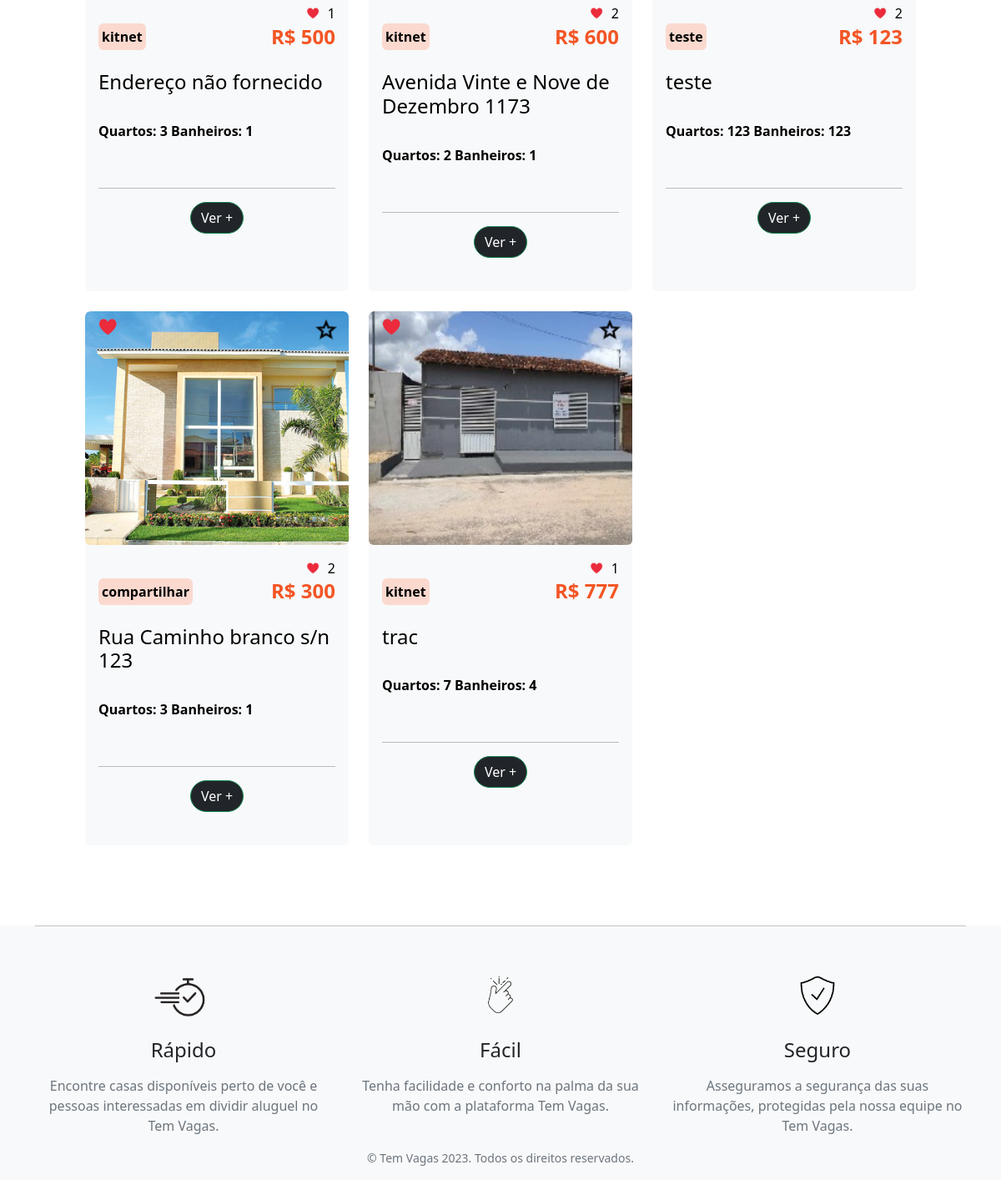
The app's page / (signed in, lower part), older data.
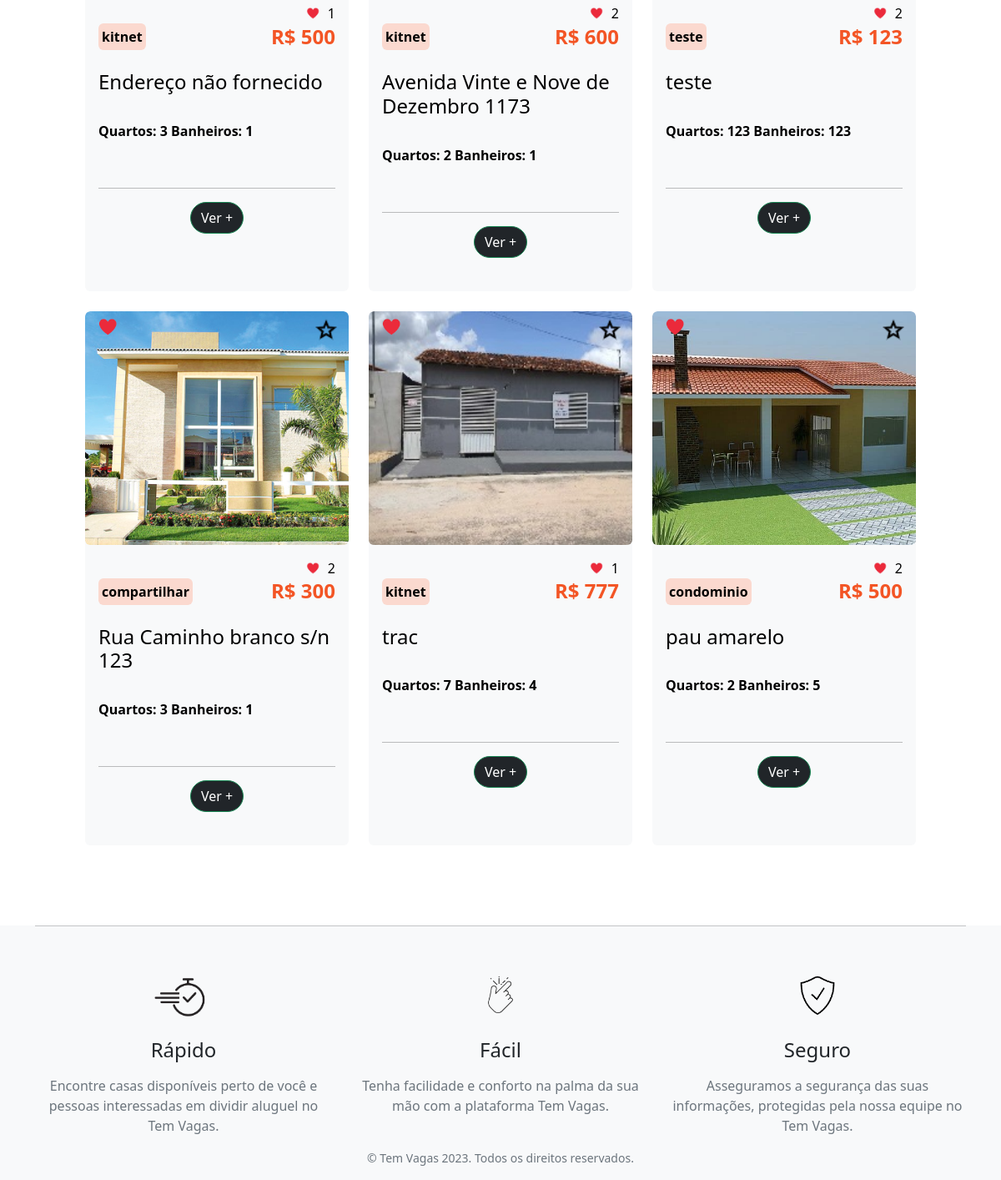
The same page, newer data.
### posts_app/models.py (models this page shows, shortened)
class recomendacoes(models.Model):
    nome = models.CharField(max_length=100)
    telefone = models.IntegerField()
    tipo_imovel = models.CharField(max_length=100)
    endereco = models.CharField(max_length=255)
    logradouro = models.CharField(max_length=255)
    numero = models.IntegerField()
    bairro = models.CharField(max_length=255)
    cidade = models.CharField(max_length=255)
    estado = models.CharField(max_length=255)
    cep = models.IntegerField()
    valor_aluguel = models.IntegerField()
    quantidade_quartos = models.IntegerField()
    quantidade_banheiros = models.IntegerField()
    descricao = models.TextField()
    image = models.ImageField(upload_to='images/', blank=True, null=True)
    create_at = models.DateTimeField(auto_now_add=True)
    owner = models.ForeignKey(get_user_model(), on_delete=models.CASCADE, null=True)
    curtidas = models.ManyToManyField(get_user_model(), through='Curtida', related_name='curtidas')
    favoritos = models.ManyToManyField(get_user_model(), through='Favorito', related_name='favoritos')
    class Meta:
        verbose_name = 'Imovel'
        verbose_name_plural = 'Imoveis'
        ordering = ['id']

### posts_app/views.py (the view)
# urls.py: path('', views.destaques, name='main-page'),
def destaques(request):
    template_name = 'main-page.html'  # template
    posts = recomendacoes.objects.all()  # query com todas as postagens
    context = {  # cria context para chamar no template
        'imovel': posts  # o primeiro 'posts' é o nome como ele vai ser chamado no html.
    }
    return render(request, template_name, context)  # render

### posts_app/templates/main-page.html (shortened to what this page needs)
{% extends 'base.html' %}
{% load static %}
{% block content %}
<br>
<div class="container">
    <div class="row row-cols-1 row-cols-md-3 g-4">
        {% for imovel in imovel %}
            <div class="col">
                <div class="card h-100 text-bg-light border-0 img-zoom-container">
                    <div class="position-relative img-zoom">
                        <img src="{% if imovel.image and imovel.image.url %}{{ imovel.image.url }}{% endif %}" class="card-img-top rounded" alt="Imagem do Imóvel" style="height: 280px; object-fit: cover;">
                        {% if request.user in imovel.curtidas.all %}
                            <button class="btn btn-outline-light curtir-btn border-0 position-absolute top-0 start-0" data-recomendacao-id="{{ imovel.id }}" data-curtida="true">
                                <img src="{% static 'images/curtidavermelha.png' %}" alt="Curtir" width="30">
                            </button>
                        {% else %}
                            <button class="btn btn-outline-light curtir-btn border-0 position-absolute top-0 start-0" data-recomendacao-id="{{ imovel.id }}" data-curtida="false">
                                <img src="{% static 'images/curtidanormal.png' %}" alt="Curtir" width="30">
                            </button>
                        {% endif %}
                        <button id="favoritar-btn-{{ imovel.id }}" class="btn btn-outline-light favoritar-btn border-0 position-absolute top-0 end-0" data-recomendacao-id="{{ imovel.id }}" data-favorito="{% if request.user in imovel.favoritos.all %}true{% else %}false{% endif %}">
                            {% if request.user in imovel.favoritos.all %}
                                <img src="{% static 'images/estrela_amarela.png' %}" alt="Favoritar" width="30">
                            {% else %}
                                <img src="{% static 'images/estrela.png' %}" alt="Favoritar" width="30">
                            {% endif %}
                        </button>
                    </div>
                    <div class="card-body ">
                        <div class="d-flex align-items-center justify-content-end">
                            <img src="{% static 'images/curtidavermelha.png' %}" alt="Estrela" width="20" class="me-2">
                            <p class="mb-0"><span id="numero_curtidas_{{ imovel.id }}">{{ imovel.curtidas.count }}</span></p>
                        </div>
                        <div class="d-flex justify-content-between align-items-center mt-0">
                            <button class="tag btn-lg rounded p-1 border-0 text-black fw-bold" style="--bs-btn-padding-y: .25rem; --bs-btn-padding-x: .5rem; --bs-btn-font-size: .75rem; background-color: #FBD9CF">
                                {{ imovel.tipo_imovel }}
                            </button>
                            <h4 class="mb-0 fw-bold" style="color: #F35525">
                                R$ {{ imovel.valor_aluguel }}
                            </h4>
                        </div>
                        <br>
                        <h4 class="text-start">{{ imovel.endereco}}</h4>
                        <br>
                        <p class="text-start fw-bold">Quartos: {{ imovel.quantidade_quartos }} Banheiros: {{ imovel.quantidade_banheiros }}</p>
                        <br>
                        <div class="text-center">
                            <hr>
                            <a class="btn btn-success rounded-pill text-white bg-dark" href="{% url 'recommendation-detail' imovel.id %}">Ver +</a>
                        </div>
                    </div>
                </div>
                <br>
            </div>
        {% endfor %}
    </div>
</div>
{% endblock content %}

### posts_app/templates/base.html (shortened to what this page needs)
{% load static %}
<!DOCTYPE html>
<html lang="pt-br">
<head>
    <link href="https://cdn.jsdelivr.net/npm/bootstrap@5.2.3/dist/css/bootstrap.min.css" rel="stylesheet">
</head>
<body>
    {% include '_navbar.html' %}
    <div class="container">
        <div class="container p-5">
            {% block content %}
            {% endblock %}
        </div>
    </div>
    {% include 'footer.html' %}
</body>
</html>

### posts_app/templates/_navbar.html (shortened to what this page needs)
{% load static %}
<link rel="stylesheet" href="{% static 'css/_navbar.css' %}">
<body class="m-0 border-0 bd-example">
</body>
<body>

### posts_app/templates/footer.html
{% load static %}
<footer class="footer bg-light">
    <div class="container">
        <hr class="mt-5 mb-5">
        <div class="row">
            <div class="col-md-4">
                <div class="text-center">
                    <img src="{% static 'images/rapido.png' %}" height="70" alt="Rápido">
                </div>
                <h4 class="mt-3 text-center">Rápido</h4>
                <p class="text-secondary text-center mt-3">Encontre casas disponíveis perto de você e pessoas interessadas em dividir aluguel no Tem Vagas.</p>
            </div>
            <div class="col-md-4">
                <div class="text-center">
                    <img src="{% static 'images/facil.png' %}" height="70" alt="Fácil">
                </div>
                <h4 class="mt-3 text-center">Fácil</h4>
                <p class="text-secondary text-center mt-3">Tenha facilidade e conforto na palma da sua mão com a plataforma Tem Vagas.</p>
            </div>
            <div class="col-md-4">
                <div class="text-center">
                    <img src="{% static 'images/seguro.png' %}" height="70" alt="Seguro">
                </div>
                <h4 class="mt-3 text-center">Seguro</h4>
                <p class="text-secondary text-center mt-3">Asseguramos a segurança das suas informações, protegidas pela nossa equipe no Tem Vagas.</p>
            </div>
        </div>
        <div class="row">
            <div class="col text-center">
                <p class="text-muted small">&copy; Tem Vagas 2023. Todos os direitos reservados.</p>
            </div>
        </div>
    </div>
</footer>

### posts_app/templates/main-page.html (style rules this page uses)
.img-zoom-container { overflow: hidden; }
.img-zoom { transition: transform 0.3s; }

Row changes from the older to the newer data that the page shows:
added recomendacoes: image (picture), curtidas.count "2", tipo_imovel "condominio", valor_aluguel "500", endereco "pau amarelo", quantidade_quartos "2", quantidade_banheiros "5"
